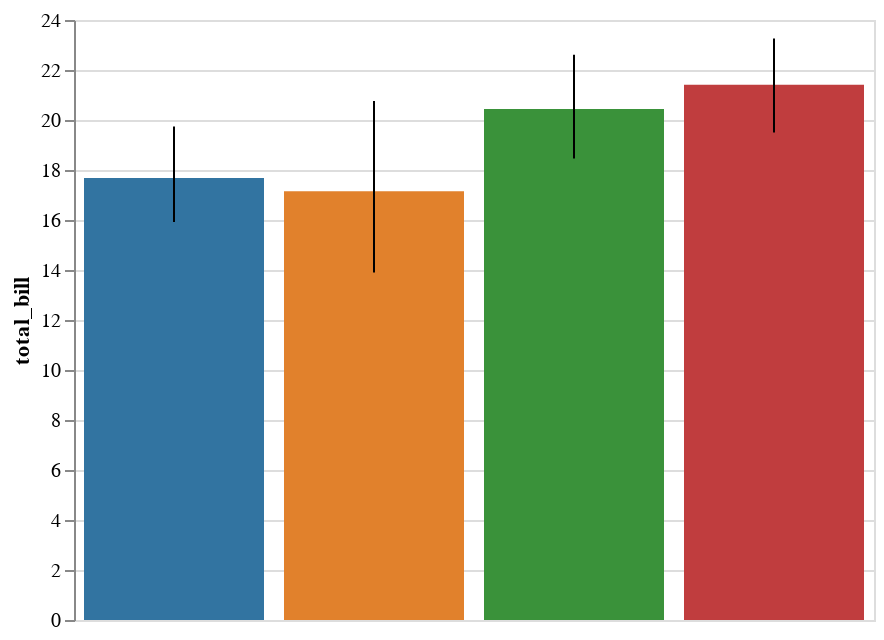

The notebook cell this image was saved under:
### Markdown cell above
# barplot

### Code cell
tips = sns.load_dataset("tips")
display(salt.barplot(x="day", y="total_bill", data=tips))
ax = sns.barplot(x="day", y="total_bill", data=tips)

### Figure 1 — Vega-Lite specification as saved in the notebook (floating-point values rounded to 4 significant figures)
{"$schema": "https://vega.github.io/schema/vega-lite/v2.4.1.json", "config": {"view": {"height": 300, "width": 400}}, "data": {"values": [{"c": "rgb(49.62499999999999, 115.62499999999996, 161.37500000000003)", "ci0": 15.92, "ci1": 19.74, "day": "Thur", "total_bill": 17.68}, {"c": "rgb(224.87499999999997, 128.875, 44.12500000000004)", "ci0": 13.9, "ci1": 20.76, "day": "Fri", "total_bill": 17.15}, {"c": "rgb(58.49999999999999, 145.50000000000003, 58.49999999999999)", "ci0": 18.46, "ci1": 22.61, "day": "Sat", "total_bill": 20.44}, {"c": "rgb(192.125, 60.87500000000001, 61.62499999999999)", "ci0": 19.5, "ci1": 23.26, "day": "Sun", "total_bill": 21.41}]}, "layer": [{"encoding": {"color": {"field": "c", "scale": null, "type": "nominal"}, "x": {"axis": {"title": "day"}, "field": "day", "sort": null, "type": "nominal"}, "y": {"axis": {"title": "total_bill"}, "field": "total_bill", "type": "quantitative"}}, "mark": "bar", "selection": {"selector001": {"bind": "scales", "encodings": ["x", "y"], "mark": {"fill": "#333", "fillOpacity": 0.125, "stroke": "white"}, "on": "[mousedown, window:mouseup] > window:mousemove!", "resolve": "global", "translate": "[mousedown, window:mouseup] > window:mousemove!", "type": "interval", "zoom": "wheel!"}}}, {"encoding": {"x": {"axis": null, "field": "day", "sort": null, "type": "nominal"}, "y": {"field": "ci0", "type": "quantitative"}, "y2": {"field": "ci1", "type": "quantitative"}}, "mark": "rule"}]}
